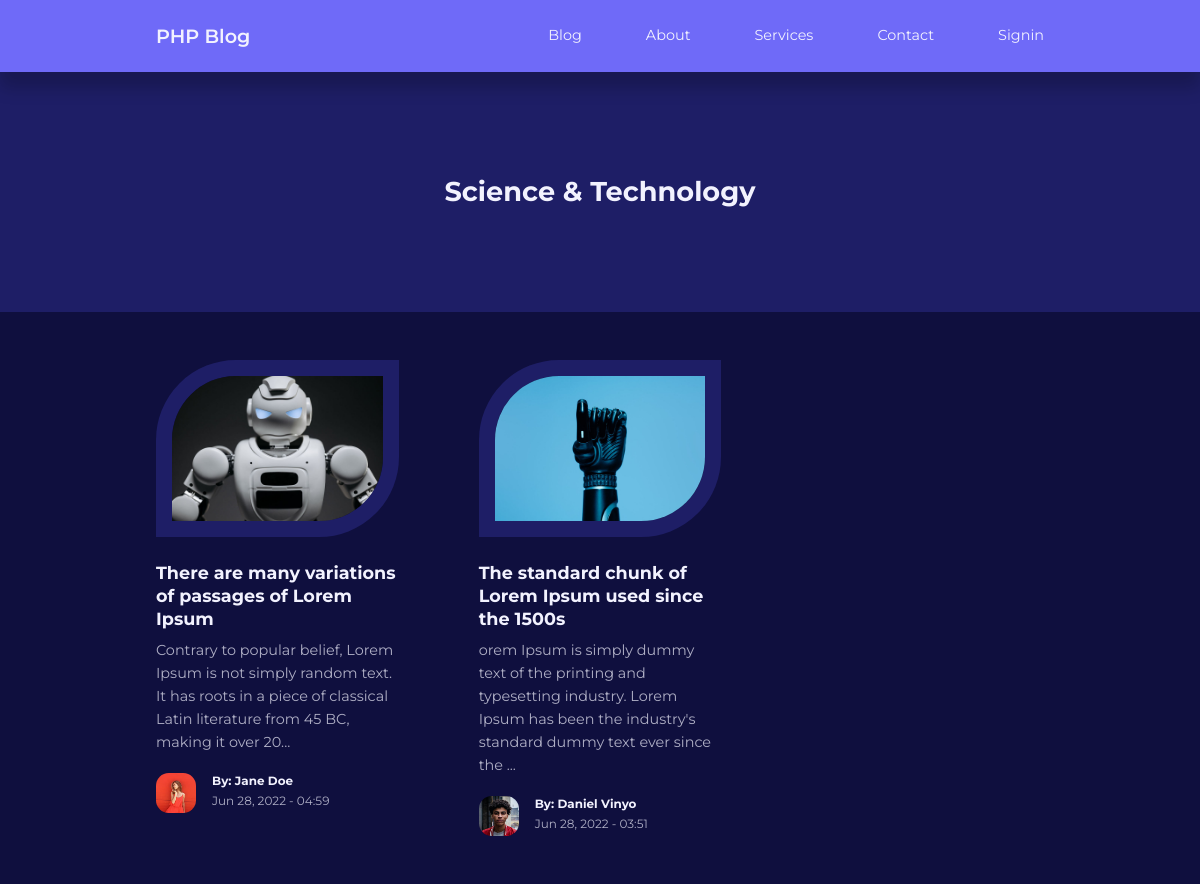
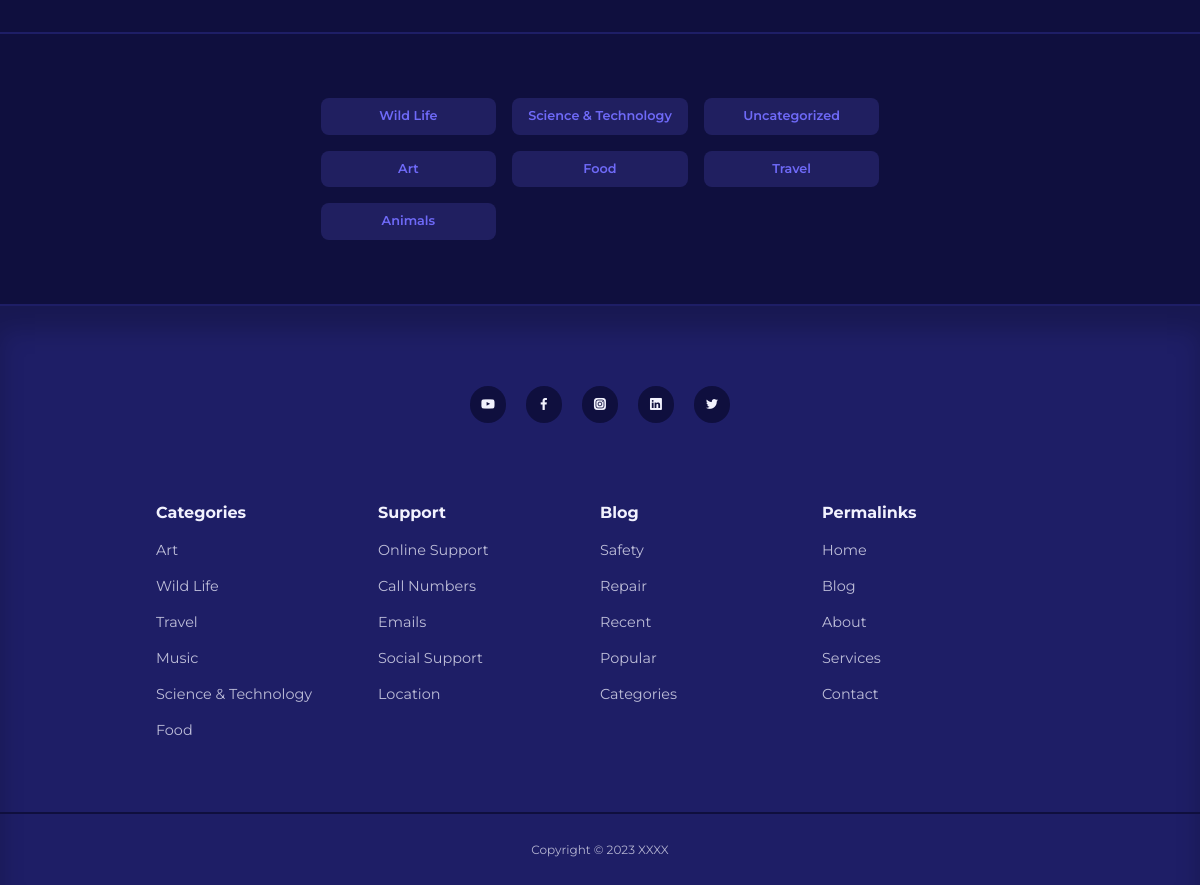
The page /category-posts.php?id=4 on the database its author committed (2 pictures, top to bottom).
### tables this page shows
CREATE TABLE `categories` (
  `id` int(11) UNSIGNED NOT NULL,
  `title` varchar(50) NOT NULL,
  `description` text NOT NULL
);

CREATE TABLE `posts` (
  `id` int(11) UNSIGNED NOT NULL,
  `title` varchar(255) NOT NULL,
  `body` text NOT NULL,
  `thumbnail` varchar(255) NOT NULL,
  `date_time` timestamp NOT NULL DEFAULT current_timestamp(),
  `category_id` int(11) UNSIGNED DEFAULT NULL,
  `author_id` int(11) UNSIGNED NOT NULL,
  `is_featured` tinyint(1) NOT NULL
);

CREATE TABLE `users` (
  `id` int(11) UNSIGNED NOT NULL,
  `firstname` varchar(50) NOT NULL,
  `lastname` varchar(50) NOT NULL,
  `username` varchar(50) NOT NULL,
  `email` varchar(100) NOT NULL,
  `password` varchar(255) NOT NULL,
  `avatar` varchar(255) NOT NULL,
  `is_admin` tinyint(1) NOT NULL
);

### category-posts.php (the view)
<?php
include "partials/header.php";
if (isset($_GET['id'])) {
    $category_id = filter_var($_GET['id'], FILTER_SANITIZE_NUMBER_INT);
    $query = "SELECT * FROM posts WHERE category_id = $category_id ORDER BY date_time DESC";
    $posts = mysqli_query($connection, $query);
} else {
    header('location: ' . ROOT_URL . 'blog.php');
    die();
}
?>
<header class="category__title">
    <?php
    $category_query = "SELECT * FROM categories WHERE id = $category_id limit 1";
    $category_result = mysqli_query($connection, $category_query);
    $category = mysqli_fetch_assoc($category_result); ?>
    <h2><?= $category['title'] ?></h2>
</header>
<?php if (mysqli_num_rows($posts) > 0) : ?>
    <section class="posts">
        <div class="container posts__container">
            <?php
            while ($post = mysqli_fetch_assoc($posts)) :
            ?>
                <article class="post">
                    <div class="post__thumbnail">
                        <img src="./images/<?= $post['thumbnail'] ?>">
                    </div>
                    <div class="post__info">
                        <h3 class="post__title">
                            <a href="<?= ROOT_URL ?>post.php?id=<?= $post['id'] ?>"><?= $post['title'] ?></a>
                        </h3>
                        <p class="post__body">
                            <?= substr($post['body'], 0, 150) ?>...
                        </p>
                        <div class="post__author">
                            <?php
                            $author_id = $post['author_id'];
                            $author_query = "SELECT * FROM users WHERE id = $author_id";
                            $author_result = mysqli_query($connection, $author_query);
                            $author = mysqli_fetch_assoc($author_result);
                            $author_name = "{$author['firstname']} {$author['lastname']}";
                            ?>
                            <div class="post__author-avatar">
                                <img src="./images/<?= $author['avatar'] ?>">
                            </div>
                            <div class="post__author-info">
                                <h5>By: <?= $author_name ?></h5>
                                <small><?= date("M d, Y - H:i", strtotime($post['date_time'])) ?></small>
                            </div>
                        </div>
                    </div>
                </article>
            <?php endwhile; ?>
        </div>
    </section>
<?php else : ?>
    <div class="alert__message error lg">
        <p>No posts found for this category</p>
    </div>
<?php endif ?>
<section class="category__buttons">
    <div class="container category__buttons-container">
        <?php
        $all_categories_query = "SELECT * FROM categories";
        $all_categories_result = mysqli_query($connection, $all_categories_query);
        ?>
        <?php while ($category = mysqli_fetch_assoc($all_categories_result)) : ?>
            <a href="<?= ROOT_URL ?>category-posts.php?id=<?= $category['id'] ?>" class="category__button"><?= $category['title'] ?></a>
        <?php endwhile ?>
    </div>
</section>
<?php
include "partials/footer.php"
?>

### css/style.css (style rules this page uses)
:root { --color-primary: #6f6af8; --color-primary-light: hsl(242, 91%, 69%, 18%); --color-primary-variant: #5854c7; --color-red: #da0f3f; --color-red-light: hsl(346, 87%, 46%, 15%); --color-green: #00c476; --color-green-light: hsl(156, 100%, 38%, 15%); --color-gray-900: #1e1e66; --color-gray-700: #2d2b7c; --color-gray-300: rgba(242, 242, 254, 0.3); --color-gray-200: rgba(242, 242, 254, 0.7); --color-white: #f2f2fe; --color-bg: #0f0f3e; --transition: all 300ms ease; --container-width-lg: 74%; --container-width-md: 88%; --form-width: 40%; --card-border-radius-1: 0.3rem; --card-border-radius-2: 0.5rem; --card-border-radius-3: 0.8rem; --card-border-radius-4: 2rem; --card-border-radius-5: 5rem; }
* { margin: 0; padding: 0; outline: 0; border: 0; appearance: 0; list-style: none; text-decoration: none; box-sizing: border-box; }
body { font-family: 'Montserrat', sans-serif; line-height: 1.6; color: var(--color-gray-200); overflow-x: hidden; background: var(--color-bg); font-size: 0.9rem; }
.container { width: var(--container-width-lg); max-width: 1800px; margin-inline: auto; }
section { margin-top: 3rem; width: 100vw; }
h1, h2, h3, h4, h5 { color: var(--color-white); line-height: 1.3; }
h2 { font-size: 1.7rem; margin: 1rem 0; }
h3 { font-size: 1.1rem; margin: 0.8rem 0 0.5rem; }
a { color: var(--color-white); transition: var(--transition); }
img { display: block; width: 100%; object-fit: cover; }
.category__button { background: var(--color-primary-light); color: var(--color-primary); display: inline-block; padding: 0.5rem 1rem; border-radius: var(--card-border-radius-2); font-weight: 600; font-size: 0.8rem; text-align: center; }
.post__thumbnail { border-radius: var(--card-border-radius-5) 0; border: 1rem solid var(--color-gray-900); overflow: hidden; margin-bottom: 1.6rem; }
.post__author { display: flex; gap: 1rem; margin-top: 1.2rem; }
.post__author-avatar { width: 2.5rem; height: 2.5rem; border-radius: var(--card-border-radius-3); overflow: hidden; }
.posts__container { display: grid; grid-template-columns: repeat(3, 1fr); gap: 5rem; margin-bottom: 5rem;; }
.category__buttons { padding: 4rem 0; border-top: 2px solid var(--color-gray-900); border-bottom: 2px solid var(--color-gray-900); }
.category__buttons-container { width: fit-content; display: grid; grid-template-columns: repeat(3, 1fr); gap: 1rem; }
.category__title { height: 15rem; margin-top: 4.5rem; background: var(--color-gray-900); display: grid; place-items: center; }

### rows shown on the page
categories: title "Science & Technology"
posts: thumbnail (picture), title "There are many variations of passages of Lorem Ipsum", body "Contrary to popular belief, Lorem Ipsum is not simply random text. It has roots in a piece of classical Latin literature from 45 BC, making it over 20", author.avatar (picture), author.lastname "Jane Doe", date_time "Jun 28, 2022 - 04:59"
posts: thumbnail (picture), title "The standard chunk of Lorem Ipsum used since the 1500s", body "orem Ipsum is simply dummy text of the printing and typesetting industry. Lorem Ipsum has been the industry's standard dummy text ever since the", author.avatar (picture), author.lastname "Daniel Vinyo", date_time "Jun 28, 2022 - 03:51"
categories: title "Wild Life"
categories: title "Uncategorized"
categories: title "Art"
categories: title "Food"
categories: title "Travel"
categories: title "Animals"
